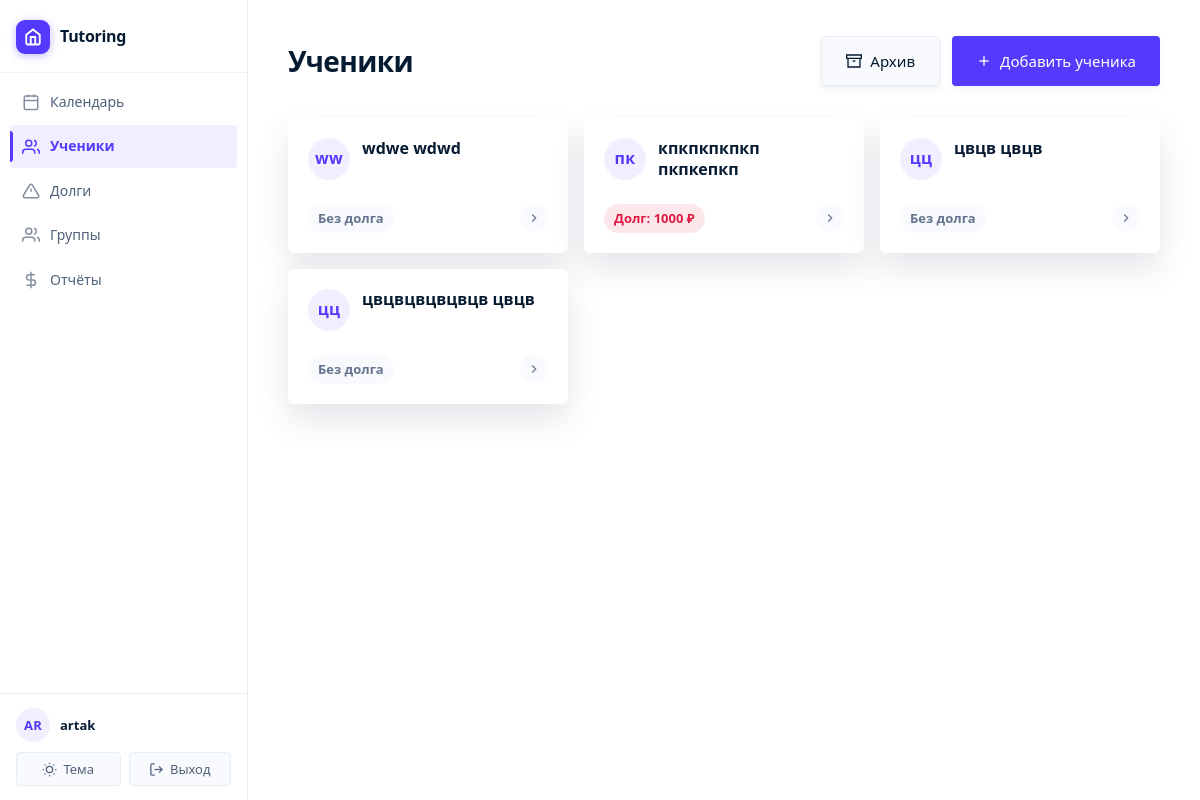
/students/ (signed in), run on an earlier commit of the app's database.
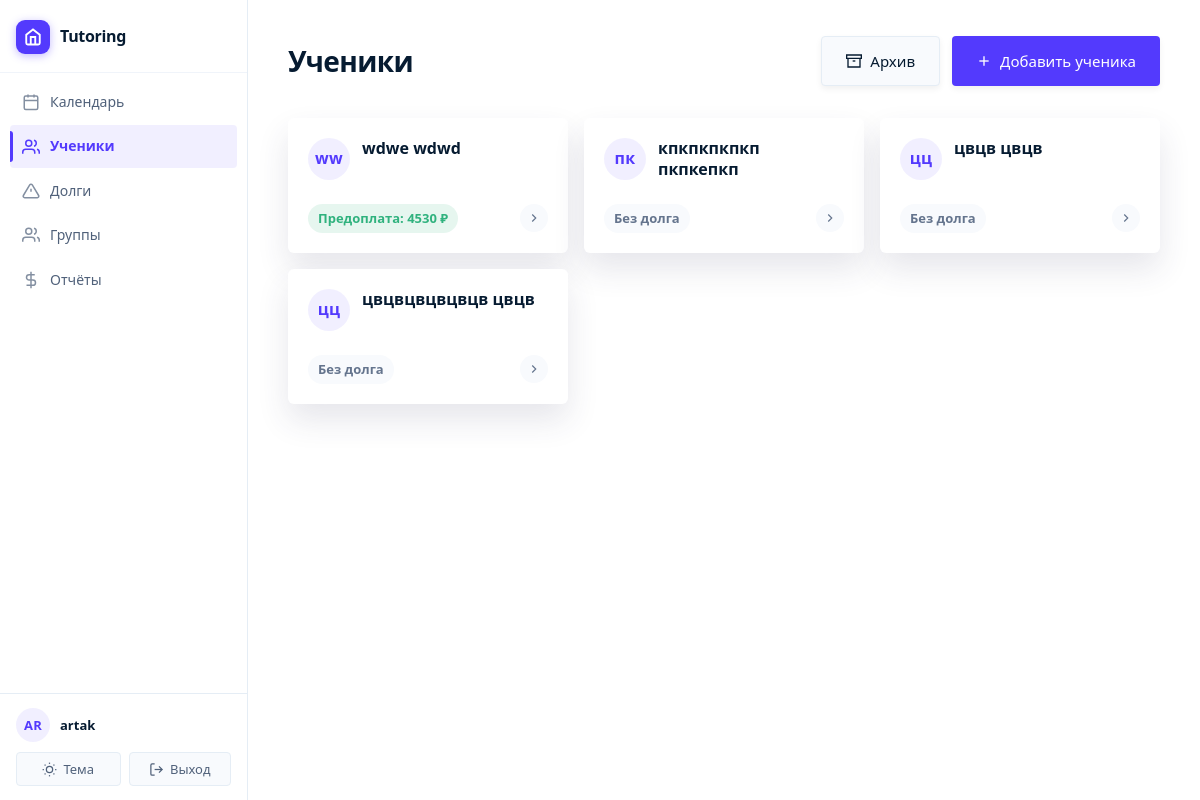
And on a later commit of the database.
### main/models.py (models this page shows, shortened)
class Student(models.Model):
    tutor = models.ForeignKey(Tutor, on_delete=models.CASCADE, related_name='students', verbose_name='Репетитор')
    groups = models.ManyToManyField(StudentGroup, related_name='students', blank=True, verbose_name='Группы')
    first_name = models.CharField(max_length=100, verbose_name='Имя')
    last_name = models.CharField(max_length=100, verbose_name='Фамилия')
    phone = models.CharField(max_length=20, blank=True, null=True, verbose_name='Телефон')
    telegram = models.CharField(max_length=20, blank=True, null=True, verbose_name='Телеграм')
    created_at = models.DateTimeField(auto_now_add=True, verbose_name='Дата создания')
    updated_at = models.DateTimeField(auto_now=True, verbose_name='Дата обновления')
    grade = models.CharField(max_length=10, blank=True, null=True, verbose_name='Класс')
    notes = models.TextField(blank=True, verbose_name='Заметки')
    is_active = models.BooleanField(default=True, verbose_name='Активен')
    default_price = models.DecimalField(
        max_digits=10,
        decimal_places=2,
        null=True,
        blank=True,
        verbose_name='Цена по умолчанию'
    )
    prepaid_balance = models.DecimalField(
        max_digits=10,
        decimal_places=2,
        default=Decimal('0.00'),
        verbose_name='Баланс предоплаты'
    )
    class Meta:
        verbose_name = 'Ученик'
        verbose_name_plural = 'Ученики'
        ordering = ['last_name', 'first_name']
    def get_total_debt(self):
        total_debt = Decimal('0.00')
        for lesson in self.lessons.filter(status='scheduled'):
            if not lesson.attendances.exists():
                continue
            attendance = Attendance.objects.filter(lesson=lesson, student=self, status='present').first()
            if attendance:
                payment = Payment.objects.filter(lesson=lesson, student=self).first()
                if not payment and lesson.lesson_price > 0:
                    total_debt += lesson.lesson_price
        return total_debt

### main/views.py (the view)
# urls.py: path('students/', views.student_list, name='student_list'),
@login_required
def student_list(request):
    tutor = get_tutor(request)
    if not tutor:
        messages.error(request, 'Профиль репетитора не найден.')
        return redirect('calendar')
    students = Student.objects.filter(tutor=tutor, is_active=True)
    students_count = students.count()
    return render(request, 'main/student_list.html', {
        'students': students,
        'students_count': students_count
    })

### main/views.py (called while the page is built)
def get_tutor(request):
    if request.user.is_authenticated:
        try:
            return request.user.tutor
        except Tutor.DoesNotExist:
            return None
    return None

### main/templates/main/student_list.html (shortened to what this page needs)
{% extends 'main/base.html' %}
{% block content %}
<div class="page-header">
    <h1>Ученики</h1>
    <div class="page-actions">
        <a href="{% url 'student_archive' %}" class="btn btn-secondary">
            <svg width="16" height="16" viewBox="0 0 24 24" fill="none" stroke="currentColor" stroke-width="2">
                <path d="M21 8v13H3V8"/><path d="M1 3h22v5H1z"/><path d="M10 12h4"/>
            </svg>
            Архив
        </a>
        <a href="{% url 'student_create' %}" class="btn">
            <svg width="16" height="16" viewBox="0 0 24 24" fill="none" stroke="currentColor" stroke-width="2">
                <line x1="12" y1="5" x2="12" y2="19"/>
                <line x1="5" y1="12" x2="19" y2="12"/>
            </svg>
            Добавить ученика
        </a>
    </div>
</div>
{% if students %}
<div class="student-grid">
    {% for student in students %}
    <a href="{% url 'student_detail' student.pk %}" class="student-card">
        <div class="student-card-top">
            <div class="student-avatar">{{ student.first_name|slice:":1" }}{{ student.last_name|slice:":1" }}</div>
            <div class="student-card-name">{{ student.last_name }} {{ student.first_name }}</div>
        </div>
        <div class="student-card-footer">
            {% with debt=student.get_total_debt %}
            <span class="debt-badge {% if debt > 0 %}has-debt{% elif student.prepaid_balance > 0 %}has-balance{% else %}no-debt{% endif %}">
                {% if debt > 0 %}
                    Долг: {{ debt|floatformat:0 }} ₽
                {% elif student.prepaid_balance > 0 %}
                    Предоплата: {{ student.prepaid_balance|floatformat:0 }} ₽
                {% else %}
                    Без долга
                {% endif %}
            </span>
            {% endwith %}
            <div class="student-card-arrow">
                <svg width="14" height="14" viewBox="0 0 24 24" fill="none" stroke="currentColor" stroke-width="2">
                    <path d="M9 18l6-6-6-6"/>
                </svg>
            </div>
        </div>
    </a>
    {% endfor %}
</div>
{% endif %}
{% endblock %}

### main/templates/main/base.html (shortened to what this page needs)
{% load static %}
<!DOCTYPE html>
<html lang="ru">
<head>
    <link rel="stylesheet" href="{% static 'css/main.css' %}">
</head>
<body>
    <div class="app-layout">
        <aside class="sidebar" id="sidebar">
            <div class="sidebar-header">
                <a href="{% url 'calendar' %}" class="sidebar-logo">
                    <div class="sidebar-logo-mark">
                        <svg viewBox="0 0 24 24" fill="none" stroke="currentColor" stroke-width="2.5">
                            <path d="M3 9l9-7 9 7v11a2 2 0 0 1-2 2H5a2 2 0 0 1-2-2z"/>
                            <polyline points="9 22 9 12 15 12 15 22"/>
                        </svg>
                    </div>
                    <span class="sidebar-logo-text">Tutoring</span>
                </a>
            </div>
            <div class="sidebar-main">
                {% if user.is_authenticated %}
                    <nav class="sidebar-nav">
                        <a href="{% url 'calendar' %}" {% if request.resolver_match.url_name == 'calendar' %}class="active"{% endif %}>
                            <svg viewBox="0 0 24 24" fill="none" stroke="currentColor" stroke-width="2">
                                <rect x="3" y="4" width="18" height="18" rx="2" ry="2"/>
                                <line x1="16" y1="2" x2="16" y2="6"/>
                                <line x1="8" y1="2" x2="8" y2="6"/>
                                <line x1="3" y1="10" x2="21" y2="10"/>
                            </svg>
                            <span>Календарь</span>
                        </a>
                        <a href="{% url 'student_list' %}" {% if request.resolver_match.url_name == 'student_list' or request.resolver_match.url_name == 'student_detail' or request.resolver_match.url_name == 'student_create' or request.resolver_match.url_name == 'student_edit' %}class="active"{% endif %}>
                            <svg viewBox="0 0 24 24" fill="none" stroke="currentColor" stroke-width="2">
                                <path d="M17 21v-2a4 4 0 0 0-4-4H5a4 4 0 0 0-4 4v2"/>
                                <circle cx="9" cy="7" r="4"/>
                                <path d="M23 21v-2a4 4 0 0 0-3-3.87M16 3.13a4 4 0 0 1 0 7.75"/>
                            </svg>
                            <span>Ученики</span>
                        </a>
                        <a href="{% url 'students_debt_list' %}" {% if request.resolver_match.url_name == 'students_debt_list' %}class="active"{% endif %}>
                            <svg viewBox="0 0 24 24" fill="none" stroke="currentColor" stroke-width="2">
                                <path d="M10.29 3.86L1.82 18a2 2 0 0 0 1.71 3h16.94a2 2 0 0 0 1.71-3L13.71 3.86a2 2 0 0 0-3.42 0z"/>
                                <line x1="12" y1="9" x2="12" y2="13"/>
                                <line x1="12" y1="17" x2="12.01" y2="17"/>
                            </svg>
                            <span>Долги</span>
                        </a>
                        <a href="{% url 'group_list' %}" {% if 'group' in request.resolver_match.url_name %}class="active"{% endif %}>
                            <svg viewBox="0 0 24 24" fill="none" stroke="currentColor" stroke-width="2">
                                <path d="M17 21v-2a4 4 0 0 0-4-4H5a4 4 0 0 0-4 4v2"/>
                                <circle cx="9" cy="7" r="4"/>
                                <path d="M23 21v-2a4 4 0 0 0-3-3.87"/>
                                <path d="M16 3.13a4 4 0 0 1 0 7.75"/>
                            </svg>
                            <span>Группы</span>
                        </a>
                        <a href="{% url 'profit_report' %}" {% if request.resolver_match.url_name == 'profit_report' %}class="active"{% endif %}>
                            <svg viewBox="0 0 24 24" fill="none" stroke="currentColor" stroke-width="2">
                                <line x1="12" y1="1" x2="12" y2="23"/>
                                <path d="M17 5H9.5a3.5 3.5 0 0 0 0 7h5a3.5 3.5 0 0 1 0 7H6"/>
                            </svg>
                            <span>Отчёты</span>
                        </a>
                    </nav>
                {% endif %}
            </div>
            {% if user.is_authenticated %}
            <div class="sidebar-footer">
                <div class="sidebar-user-row">
                    <div class="sidebar-avatar">{{ user.get_full_name|default:user.username|slice:":2"|upper }}</div>
                    <div class="sidebar-user-info">
                        <div class="sidebar-user-name">{{ user.get_full_name|default:user.username }}</div>
                    </div>
                </div>
                <div class="sidebar-footer-actions">
                    <button class="theme-toggle" id="theme-toggle" aria-label="Переключить тему">
                        Тема
                    </button>
                    <form method="post" action="{% url 'logout' %}" style="flex: 1; display: flex;">
                        <button type="submit" class="sidebar-logout-btn">
                            <svg viewBox="0 0 24 24" fill="none" stroke="currentColor" stroke-width="2">
                                <path d="M9 21H5a2 2 0 0 1-2-2V5a2 2 0 0 1 2-2h4"/>
                                <polyline points="16 17 21 12 16 7"/>
                                <line x1="21" y1="12" x2="9" y2="12"/>
                            </svg>
                            Выход
                        </button>
                    </form>
                </div>
            </div>
            {% endif %}
        </aside>
        <main class="main-shell">
            <div class="main-inner">
                {% block content %}{% endblock %}
            </div>
        </main>
    </div>
</body>
</html>

### main/static/css/main.css (style rules this page uses)
:root { --primary: #533afd; --primary-light: rgba(83, 58, 253, 0.08); --primary-dark: #4429e8; --secondary: #50617a; --success: #30B27E; --warning: #E9A504; --danger: #DF1B41; --info: #0EA5E9; --bg-primary: #ffffff; --bg-secondary: #f8fafd; --bg-tertiary: #e5edf5; --border: #e5edf5; --border-light: #f0f4fa; --text-primary: #061b31; --text-secondary: #50617a; --text-tertiary: #64748d; --text: var(--text-primary); --text-muted: var(--text-tertiary); --surface: var(--bg-primary); --bg: var(--bg-secondary); --shadow-sm: rgba(23, 23, 23, 0.06) 0px 3px 6px 0px; --shadow: rgba(50, 50, 93, 0.12) 0px 16px 32px 0px; --shadow-md: rgba(23, 23, 23, 0.08) 0px 15px 35px 0px; --shadow-lg: rgba(0, 0, 0, 0.2) 0px 0px 32px 8px; }
* { margin: 0; padding: 0; box-sizing: border-box; }
body { font-family: ui-sans-serif, system-ui, -apple-system, BlinkMacSystemFont, 'Segoe UI', Roboto, sans-serif; background-color: var(--bg-secondary); color: var(--text-primary); line-height: 1.6; font-weight: 400; -webkit-font-smoothing: antialiased; -moz-osx-font-smoothing: grayscale; }
.sidebar { min-height: 100vh; background: var(--bg-primary); border-right: 1px solid var(--border); position: sticky; top: 0; z-index: 1000; }
.sidebar-header { padding: 2rem 1.5rem; border-bottom: 1px solid var(--border-light); }
.page-header { margin-bottom: 2rem; display: flex; justify-content: space-between; align-items: center; flex-wrap: wrap; gap: 1.5rem; }
.page-header h1 { font-size: 2rem; font-weight: 700; color: var(--text-primary); margin: 0; display: flex; align-items: center; gap: 0.875rem; letter-spacing: -0.5px; }
.btn { border-radius: 4px; padding: 0.625rem 1.25rem; font-weight: 400; font-size: 0.9375rem; transition: all 0.2s ease; border: 1px solid transparent; }
a { color: var(--text-primary); text-decoration: none; transition: color 0.2s ease; }

### main/templates/main/student_list.html (style rules this page uses)
.student-grid { display: grid; grid-template-columns: repeat(auto-fill, minmax(280px, 1fr)); gap: 16px; }
.student-card { background: var(--surface); border-radius: var(--radius); padding: 20px; text-decoration: none; display: flex; flex-direction: column; gap: 12px; transition: box-shadow 0.15s ease, transform 0.15s ease; box-shadow: var(--shadow); }
.student-card-top { display: flex; align-items: flex-start; justify-content: space-between; gap: 12px; }
.student-avatar { width: 42px; height: 42px; border-radius: 50%; background: var(--primary-light); color: var(--primary); font-size: 16px; font-weight: 700; display: flex; align-items: center; justify-content: center; flex-shrink: 0; letter-spacing: 0.02em; }
.student-card-name { font-size: 16px; font-weight: 700; color: var(--text); line-height: 1.3; flex: 1; }
.student-card-footer { display: flex; align-items: center; justify-content: space-between; padding-top: 12px; }
.debt-badge { font-size: 13px; font-weight: 700; padding: 4px 10px; border-radius: 20px; }
.debt-badge.has-balance { background: rgba(48, 178, 126, 0.12); color: var(--success); }
.debt-badge.no-debt { background: var(--bg-secondary); color: var(--text-muted); }
.student-card-arrow { width: 28px; height: 28px; border-radius: 50%; background: var(--bg-secondary); display: flex; align-items: center; justify-content: center; color: var(--text-muted); transition: background 0.15s ease, color 0.15s ease; }

What changed in the data, as far as the page shows it:
changed Student "wdwe": prepaid_balance (not shown) → "4530"; prepaid_balance "Без долга" → "Предоплата: ₽"
shown differently, row unchanged: Student "кпкпкпкпкп": get_total_debt "1000" → (not shown); text "Долг: ₽" → "Без долга"
